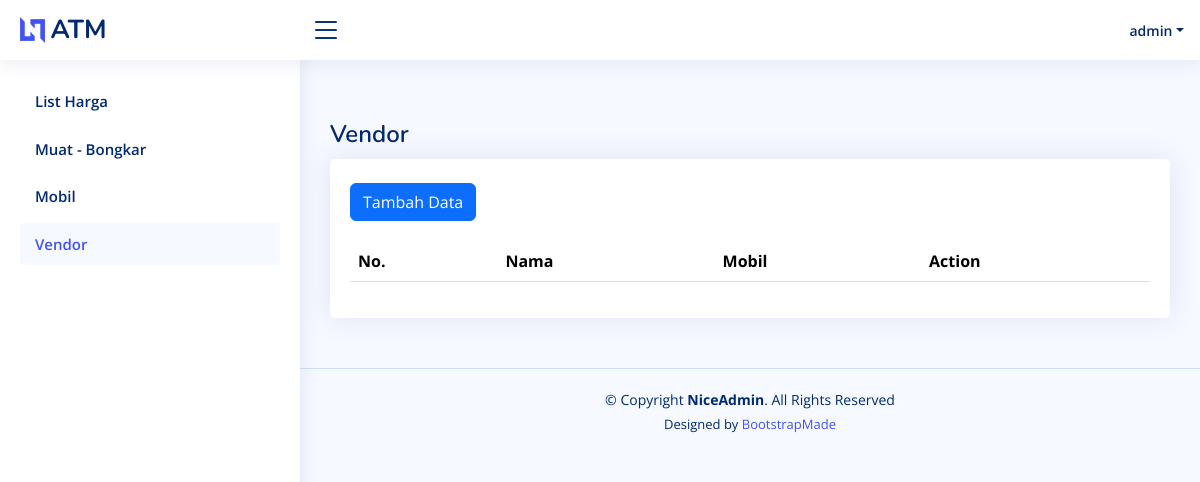
Before: /vendor.php (signed in) with the older database file.
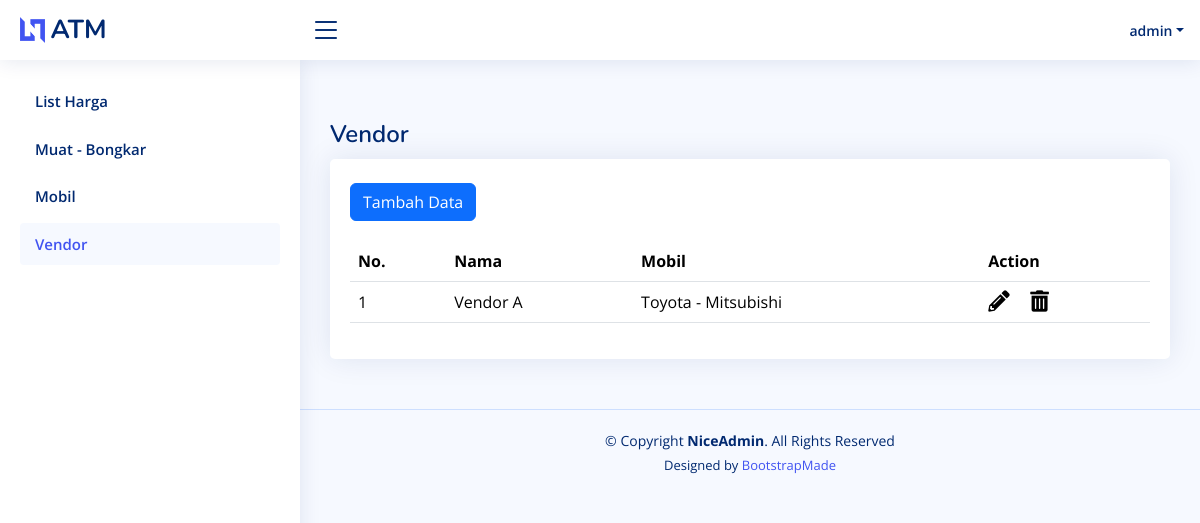
After: the same page with the newer database file.
### tables this page shows
CREATE TABLE `vendor` (
  `id` int(11) NOT NULL,
  `created_date` timestamp NOT NULL DEFAULT current_timestamp(),
  `modified_date` timestamp NOT NULL DEFAULT current_timestamp() ON UPDATE current_timestamp(),
  `secure_id` varchar(52) NOT NULL,
  `nama` varchar(100) NOT NULL,
  `mobil_id` varchar(100) NOT NULL COMMENT '["1","2"]'
);

### layout/navlinks.php (called while the page is built, shortened)
<?php
$nav_links = [
    ['url' => 'index.php', 'text' => 'List Harga'],
    ['url' => 'muat_bongkar.php', 'text' => 'Muat - Bongkar'],
    ['url' => 'mobil.php', 'text' => 'Mobil'],
    ['url' => 'vendor.php', 'text' => 'Vendor'],
];
?>

### api/get_vendor.php (called while the page is built, shortened)
<?php
require 'config/db.php';
if ($_SERVER["REQUEST_METHOD"] == "GET") {
    try{
        $sql = 'SELECT * FROM vendor';
        $stmt = $db->query($sql);
        $vendor = $stmt->fetchAll();
        $i = 0;
        foreach($vendor as $v) {
            $mobilIds = json_decode($v['mobil_id']);
            $mobilNames = array();
            foreach ($mobilIds as $mobilId) {
                $sql = "SELECT nama FROM mobil WHERE id = ".$mobilId;
                $stmt = $db->query($sql);
                $mobil = $stmt->fetchColumn();
                if ($mobil) {
                    $mobilNames[] = $mobil;
                }
            }
            $mobilNamesCombined = implode(" - ", $mobilNames);
            $vendor[$i]['mobil'] = $mobilNamesCombined;
            $i++;
        }
    } catch(PDOException $e){
        echo "Connection failed: " . $e->getMessage();
    }
}
?>

### vendor.php (the view, shortened to what this page needs)
<?php
require 'layout/header.php';
require 'layout/navbar.php';
require 'layout/sidebar.php';
require 'api/get_vendor.php';
?>
  <main id="main" class="main">
    <div class="pagetitle">
      <h1>Vendor</h1>
    </div>
    <section class="section">
      <div class="row">
        <div class="col-lg-12">
          <div class="card">
            <div class="card-body" style="padding-top:3dvh;">
              <a href="upsert_vendor.php" class="btn btn-primary" style="margin-bottom:20px;">Tambah Data</a>
              <table class="table datatable" id="dataTable">
                <thead>
                  <tr>
                    <th>No.</th>
                    <th>Nama</th>
                    <th>Mobil</th>
                    <?php if ($_SESSION['role'] != "MEMBER"):?>
                    <th>Action</th>
                    <?php endif;?>
                  </tr>
                </thead>
                <tbody>
                  <?php
                  foreach($vendor as $i=>$v):
                    echo '<tr>';
                      echo '<td>'.sprintf("%d", $i+1).'</td>';
                      echo '<td>'.$v['nama'].'</td>';
                      echo '<td>'.$v['mobil'].'</td>';
                      if ($_SESSION['role'] != "MEMBER"):
                      echo '<td>';
                      echo '<a class="edit-btn" href="upsert_vendor.php?q='.$v['secure_id'].'"><i class="fas fa-lg fa-pencil-alt"></i></a>';
                      echo '<a class="delete-btn" data-secure-id="'.$v['secure_id'].'"><i class="fas fa-lg fa-trash-alt"></i></a>';
                      echo '</td>';
                      endif;
                    echo '</tr>';
                  endforeach;
                  ?>
                </tbody>
              </table>
            </div>
          </div>
        </div>
      </div>
    </section>
  </main>
  <?php
  require 'layout/footer.php';

### layout/header.php (shortened to what this page needs)
<!DOCTYPE html>
<html lang="en">
<head>
  <link href="assets/vendor/fontawesome-free/css/all.min.css" rel="stylesheet" type="text/css">
  <link href="assets/vendor/bootstrap/css/bootstrap.min.css" rel="stylesheet">
  <link href="assets/vendor/bootstrap-icons/bootstrap-icons.css" rel="stylesheet">
  <link href="assets/vendor/boxicons/css/boxicons.min.css" rel="stylesheet">
  <link href="assets/vendor/quill/quill.snow.css" rel="stylesheet">
  <link href="assets/vendor/quill/quill.bubble.css" rel="stylesheet">
  <link href="assets/vendor/remixicon/remixicon.css" rel="stylesheet">
  <link href="vendor/datatables/dataTables.bootstrap4.min.css" rel="stylesheet">
  <link href="https://cdn.jsdelivr.net/npm/select2@4.1.0-rc.0/dist/css/select2.min.css" rel="stylesheet" />
  <link href="assets/css/style.css" rel="stylesheet">
</head>
<body>

### layout/navbar.php (shortened to what this page needs)
<header id="header" class="header fixed-top d-flex align-items-center">
  <div class="d-flex align-items-center justify-content-between">
    <a href="index.html" class="logo d-flex align-items-center">
      <img src="assets/img/logo.png" alt="">
      <span class="d-none d-lg-block">ATM</span>
    </a>
    <i class="bi bi-list toggle-sidebar-btn"></i>
  </div>
  <nav class="header-nav ms-auto">
    <ul class="d-flex align-items-center">
      <li class="nav-item dropdown pe-3">
        <a class="nav-link nav-profile d-flex align-items-center pe-0" href="#" data-bs-toggle="dropdown">
          <span class="d-none d-md-block dropdown-toggle ps-2"><?php echo $_SESSION['username'] ?></span>
        </a>
      </li>
    </ul>
  </nav>
</header>

### layout/sidebar.php
  <?php
      require 'navlinks.php';
      $current_page = basename($_SERVER['PHP_SELF']);
  ?>
<aside id="sidebar" class="sidebar">
  <ul class="sidebar-nav" id="sidebar-nav">
      <?php foreach ($nav_links as $link): ?>
          <li class="nav-item">
              <a class="nav-link <?php echo ($current_page != $link['url']) ? 'collapsed' : ''; ?>" href="<?php echo $link['url']; ?>" >
                  <span><?php echo $link['text']; ?></span>
              </a>
          </li>
      <?php endforeach; ?>
  </ul>
</aside>

### layout/footer.php (shortened to what this page needs)
  <footer id="footer" class="footer">
    <div class="copyright">
      &copy; Copyright <strong><span>NiceAdmin</span></strong>. All Rights Reserved
    </div>
    <div class="credits">
      Designed by <a href="https://bootstrapmade.com/">BootstrapMade</a>
    </div>
  </footer>
</body>
</html>

### assets/css/style.css (style rules this page uses)
:root { scroll-behavior: smooth; }
body { font-family: "Open Sans", sans-serif; background: #f6f9ff; color: #444444; }
a { color: #4154f1; text-decoration: none; }
h1, h2, h3, h4, h5, h6 { font-family: "Nunito", sans-serif; }
#main { margin-top: 60px; padding: 20px 30px; transition: all 0.3s; }
.pagetitle { margin-bottom: 10px; margin-top: 5vh; }
.pagetitle h1 { font-size: 24px; margin-bottom: 0; font-weight: 600; color: #012970; }
.card { margin-bottom: 30px; border: none; border-radius: 5px; box-shadow: 0px 0 30px rgba(1, 41, 112, 0.1); }
.card-body { padding: 20px 20px 20px 20px; }
.logo { line-height: 1; }
@media (min-width: 1200px) { .logo { width: 280px; } }
.logo img { max-height: 26px; margin-right: 6px; }
.logo span { font-size: 26px; font-weight: 700; color: #012970; font-family: "Nunito", sans-serif; }
.header { transition: all 0.5s; z-index: 997; height: 60px; box-shadow: 0px 2px 20px rgba(1, 41, 112, 0.1); background-color: #fff; padding-left: 20px; }
.header .toggle-sidebar-btn { font-size: 32px; padding-left: 10px; cursor: pointer; color: #012970; }
.header-nav ul { list-style: none; }
.header-nav>ul { margin: 0; padding: 0; }
.header-nav .nav-profile { color: #012970; }
.header-nav .nav-profile span { font-size: 14px; font-weight: 600; }
.sidebar { position: fixed; top: 60px; left: 0; bottom: 0; width: 300px; z-index: 996; transition: all 0.3s; padding: 20px; overflow-y: auto; scrollbar-width: thin; scrollbar-color: #aab7cf transparent; box-shadow: 0px 0px 20px rgba(1, 41, 112, 0.1); background-color: #fff; }
@media (min-width: 1200px) { #main, #footer { margin-left: 300px; } }
.sidebar-nav { padding: 0; margin: 0; list-style: none; }
.sidebar-nav li { padding: 0; margin: 0; list-style: none; }
.sidebar-nav .nav-item { margin-bottom: 5px; }
.sidebar-nav .nav-link { display: flex; align-items: center; font-size: 15px; font-weight: 600; color: #4154f1; transition: 0.3; background: #f6f9ff; padding: 10px 15px; border-radius: 4px; }
.sidebar-nav .nav-link.collapsed { color: #012970; background: #fff; }
.footer { padding: 20px 0; font-size: 14px; transition: all 0.3s; border-top: 1px solid #cddfff; }
.footer .copyright { text-align: center; color: #012970; }
.footer .credits { padding-top: 5px; text-align: center; font-size: 13px; color: #012970; }
.edit-btn, .delete-btn { color: black; }

Changed rows visible on the page:
added vendor: nama "Vendor A", mobil "Toyota - Mitsubishi"
